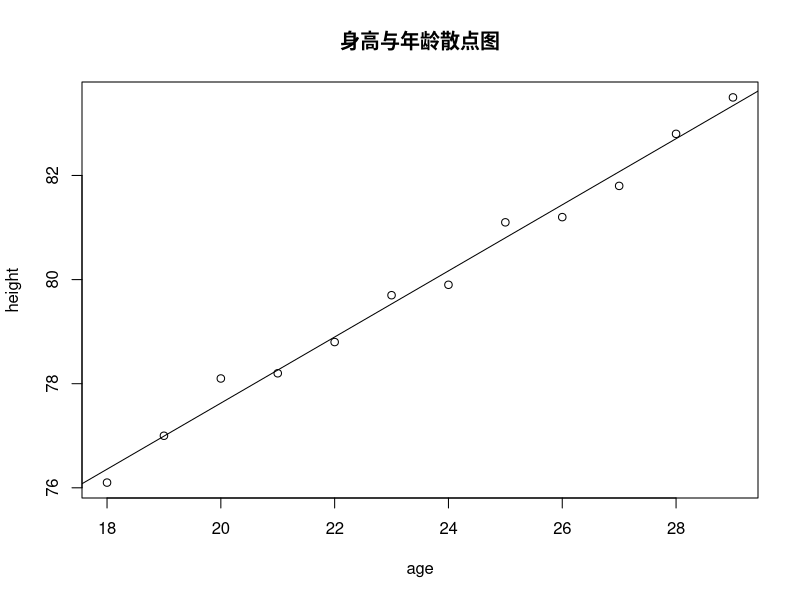

Write the R code that produced this figure. (Note: this script raises an error after producing the figure.)
 age=18:29    #年龄从18到29岁

 height=c(76.1,77,78.1,78.2,78.8,79.7,79.9,81.1,81.2,81.8,82.8,83.5)

 plot(age,height,main = "身高与年龄散点图") 
 lm.reg <- lm(height~age)  #建立回归方程

 lm.reg

 abline(lm.reg)    #画出拟合的线性回归线

 for (i in 1:length(vecm.myl.gir)) {
   y <- vecm.myl.gir[[i]] %>% unlist %>% as.numeric
   x1 <- loan.network[[i]] %>% unlist %>% as.numeric
   x2 <- deposit.network[[i]] %>% unlist %>% as.numeric
   lm.reg <- lm(y~x1+x2)
   
   print(summary(lm.reg))
   print("##")
 }

 y <- vecm.myl.gir %>% unlist
 x1 <- loan.network.so %>% unlist %>% as.numeric
 x2 <- loan.network.je %>% unlist %>% as.numeric
 x3 <- loan.network.ot %>% unlist %>% as.numeric
 x4 <- x1+x2+x3
 lm.reg <- lm(y~x4)
 print(lm.reg)
summary(lm.reg)
